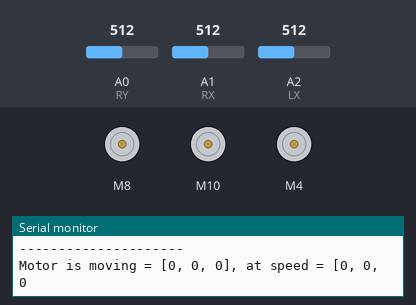
Recording of a sketch running on a simulated Arduino Uno, built with avr-gcc and run on an emulated ATmega328P. Parts: 3 × DC motor (green arrow = forward, orange = backward, longer = faster), the last lines printed to the serial monitor. Inputs (shaded band) come from the test bench; at power-on: A2 (LX) = 512, A0 (RY) = 512, A1 (RX) = 512.

Above: at 1.2 s.
1.3 s: A2 (LX) set to 686
4.3 s: A2 (LX) set to 714
At 4.8 s:
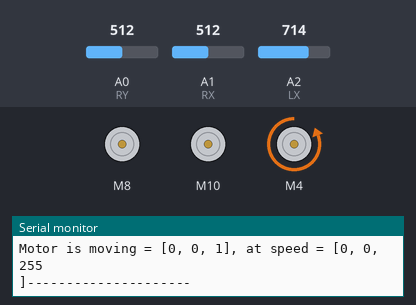
5.9 s: A0 (RY) set to 684
8.9 s: A0 (RY) set to 707
At 10.1 s:
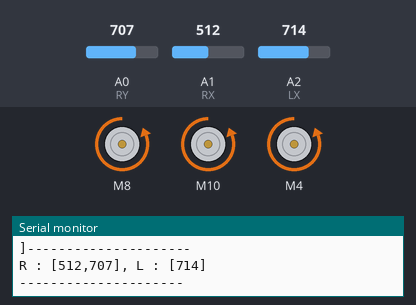
10.4 s: A1 (RX) set to 315
11.9 s: A1 (RX) set to 294
At 13.0 s:
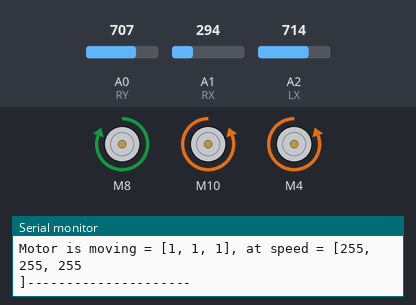
Timing chart, 0 to 14.4 s (numbered marks = the images above; inputs shaded):
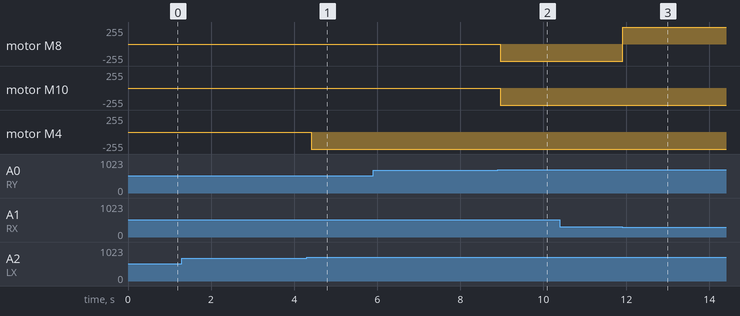

The sketch:

Sea_Code.ino
```cpp
// Include the library
#include <L298N.h>

// Pin definition Line Green
const unsigned int IN1A_1 = 8;
const unsigned int IN2A_1 = 9;
// Create one motor instance
L298N motorA_1(IN1A_1, IN2A_1);

// Pin definition Line Blue
const unsigned int IN1A_2 = 10;
const unsigned int IN2A_2 = 11;
// Create one motor instance
L298N motorA_2(IN1A_2, IN2A_2);

// Pin definition Line Yellow
const unsigned int IN1B_1 = 4;
const unsigned int IN2B_1 = 5;
// Create one motor instance
L298N motorB(IN1B_1, IN2B_1);

// Pin definition ps2 joy Right
int RX = A1;
int RY = A0;
int sw_R = 2;

// Pin definition ps2 joy Left
int LX = A2;

void setup()
{
  // Used to display information
  Serial.begin(9600);

  // Wait for Serial Monitor to be opened
  while (!Serial)
  {
    //do nothing
  }

  // Set initial speed
  motorA_1.setSpeed(100);
  motorA_2.setSpeed(100);
  motorB.setSpeed(100);

}

void loop()
{
  int joy_RX = analogRead(RX);
  int joy_RY = analogRead(RY);
  int joy_LX = analogRead(LX);

  // Change speed
  motorA_1.setSpeed(255);
  motorA_2.setSpeed(255);
  motorB.setSpeed(255);

  // Tell the motor to go forward (may depend by your wiring)
  if (joy_RX >= 1000) {
    goForward();
  }
  else if (joy_RX <= 300) {
    goBackward();
  }
  else if (joy_RY <= 300) {
    goLeft();
  }
  else if (joy_RY >= 700) {
    goRight();
  }
  else {
    getStop();
  }

  if (joy_LX >= 700) {
    goUp();
  }
  else if (joy_LX < 50) {
    goDown();
  }
  else {
    motorB.stop();
  }

  printSomeInfo();
  Serial.println("---------------------");
  printJoyInfo();
  Serial.println("---------------------");
}

void goForward() {
  motorA_1.backward();
  motorA_2.forward();
}

void goLeft() {
  motorA_1.forward();
  motorA_2.forward();
}

void goRight() {
  motorA_1.backward();
  motorA_2.backward();
}

void goBackward() {
  motorA_1.forward();
  motorA_2.backward();
}

void getStop() {
  motorA_1.stop();
  motorA_2.stop();
}

void goUp() {
  motorB.backward();
}

void goDown() {
  motorB.forward();
}


/*
Print some informations in Serial Monitor
*/
void printSomeInfo()
{
  Serial.print("Motor is moving = [");
  Serial.print(motorA_1.isMoving());
  Serial.print(", ");
  Serial.print(motorA_2.isMoving());
  Serial.print(", ");
  Serial.print(motorB.isMoving());
  Serial.print("], at speed = [");
  Serial.print(motorA_1.getSpeed());
  Serial.print(", ");
  Serial.print(motorA_2.getSpeed());
  Serial.print(", ");
  Serial.println(motorB.getSpeed());
  Serial.print("]");
}

void printJoyInfo()
{
  int joy_RX = analogRead(RX);
  int joy_RY = analogRead(RY);
  int joy_LX = analogRead(LX);
  Serial.print("R : [");
  Serial.print(joy_RX);
  Serial.print(",");
  Serial.print(joy_RY);
  Serial.print("], L : [");
  Serial.print(joy_LX);
  Serial.println("]");
}
```

Measured:
- the behaviour switches between 699 and 700 on A2 (LX) (found by bisection; images 0 and 1)
- the behaviour switches between 699 and 700 on A0 (RY) (found by bisection; images 1 and 2)
- the behaviour switches between 301 and 300 on A1 (RX) (found by bisection; images 2 and 3)
- after the input at 4.3 s, motor M4: stopped → backward 255/255 after 0.11 s
- after the input at 8.9 s, motor M8, motor M10: stopped → backward 255/255 after 0.06 s
- after the input at 11.9 s, motor M8: backward 255/255 → forward 255/255 at once
